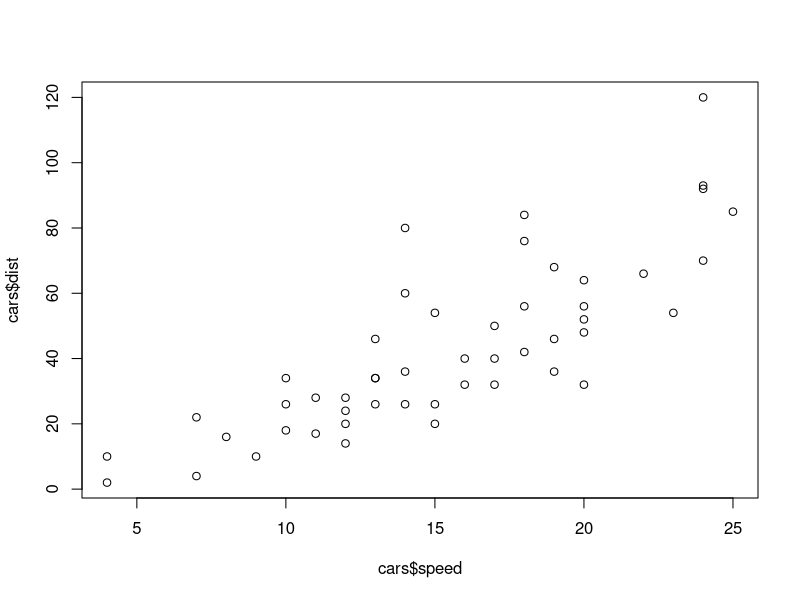
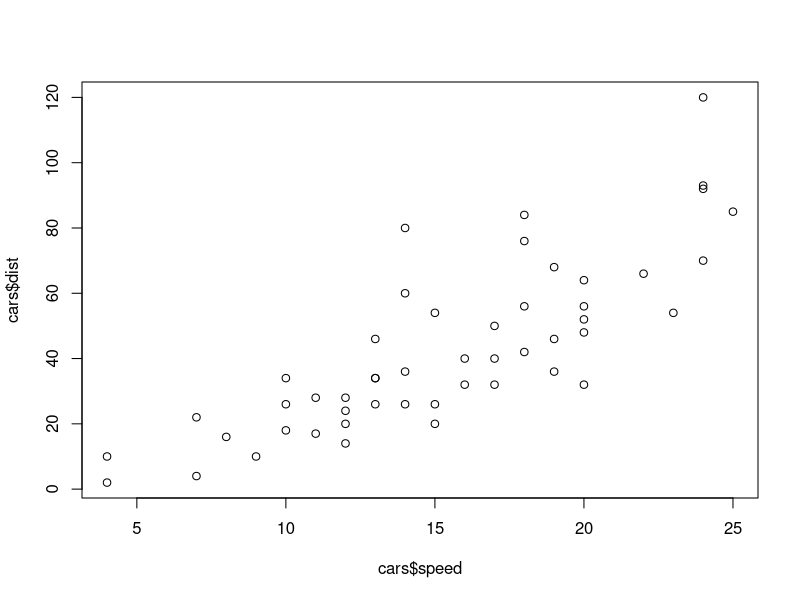

The R source for these figures, in order:
## ---- chunk 1
knitr::opts_chunk$set(collapse = TRUE)
## ---- chunk 2
plot(cars$speed, cars$dist)
## ---- chunk 3
plot(cars$speed, cars$dist)
## ---- chunk 4
head(cars)
## ---- chunk 5
head(cars)
## ---- chunk 6
library(knitr)
kable(head(cars), align = "l")
